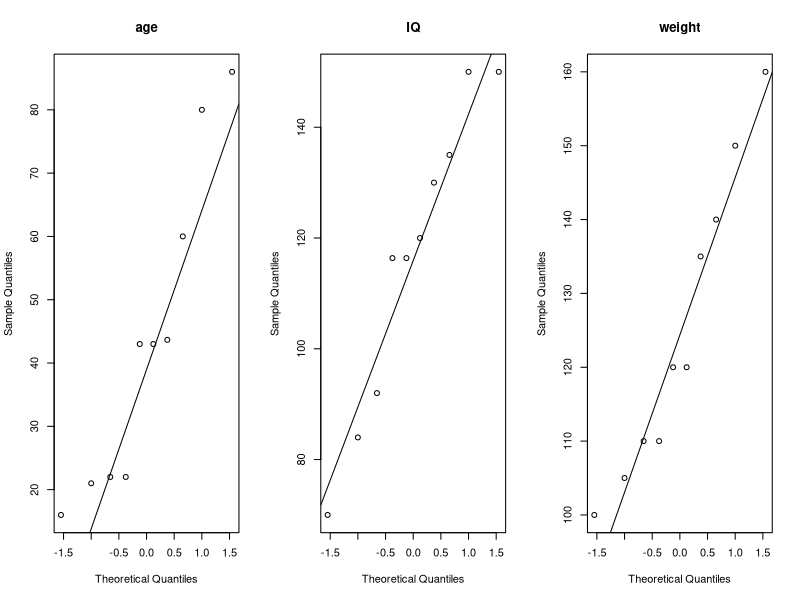
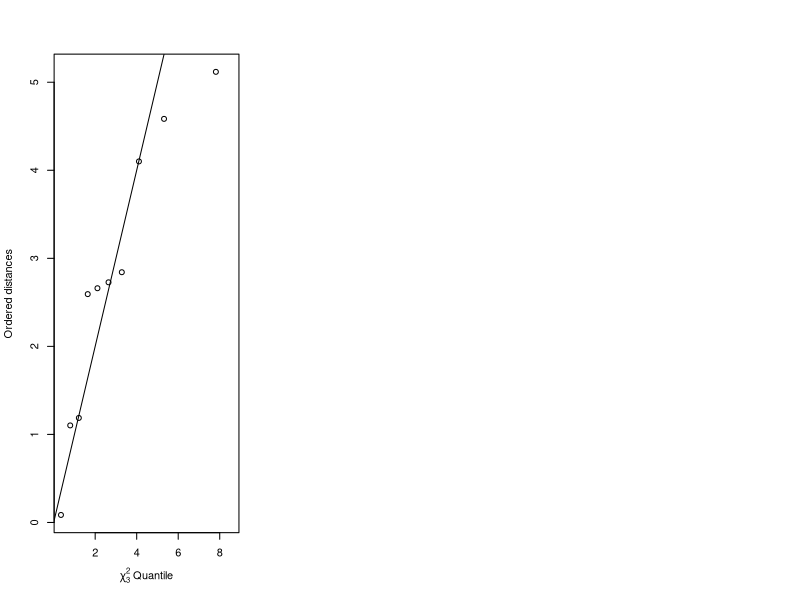

These figures' R source, in order:
## ---- chunk 1
knitr::opts_chunk$set(echo = TRUE)
## ---- chunk 2
hypo <-
  structure(list(individual = 1:10, sex = structure(c(2L, 2L, 2L,
    2L, 2L, 1L, 1L, 1L, 1L, 1L), .Label = c("Female", "Male"), class = "factor"),
    age = c(21L, 43L, 22L, 86L, 60L, 16L, NA, 43L, 22L, 80L),
    IQ = c(120L, NA, 135L, 150L, 92L, 130L, 150L, NA, 84L, 70L
    ), depression = structure(c(2L, 1L, 1L, 1L, 2L, 2L, 2L, 2L,
    1L, 1L), .Label = c("No", "Yes"), class = "factor"), health = structure(c(3L,
    3L, 1L, 4L, 2L, 2L, 3L, 1L, 1L, 2L), .Label = c("Average",
    "Good", "Very good", "Very poor"), class = "factor"), weight = c(150L,
    160L, 135L, 140L, 110L, 110L, 120L, 120L, 105L, 100L)), .Names = c("individual",
    "sex", "age", "IQ", "depression", "health", "weight"), 
    class = "data.frame", row.names = c(NA, -10L))
hypo[is.na(hypo)] = 0
cor(hypo[,c(3,4,7)])

## ---- chunk 3
cov(hypo[,c(3,4,7)])

## ---- chunk 4
hypo <-
  structure(list(individual = 1:10, sex = structure(c(2L, 2L, 2L,
    2L, 2L, 1L, 1L, 1L, 1L, 1L), .Label = c("Female", "Male"), class = "factor"),
    age = c(21L, 43L, 22L, 86L, 60L, 16L, NA, 43L, 22L, 80L),
    IQ = c(120L, NA, 135L, 150L, 92L, 130L, 150L, NA, 84L, 70L
    ), depression = structure(c(2L, 1L, 1L, 1L, 2L, 2L, 2L, 2L,
    1L, 1L), .Label = c("No", "Yes"), class = "factor"), health = structure(c(3L,
    3L, 1L, 4L, 2L, 2L, 3L, 1L, 1L, 2L), .Label = c("Average",
    "Good", "Very good", "Very poor"), class = "factor"), weight = c(150L,
    160L, 135L, 140L, 110L, 110L, 120L, 120L, 105L, 100L)), .Names = c("individual",
    "sex", "age", "IQ", "depression", "health", "weight"), 
    class = "data.frame", row.names = c(NA, -10L))
hypo
hypo[,'age'][is.na(hypo[,'age'])] = mean(hypo[,'age'],na.rm=TRUE)
hypo[,'IQ'][is.na(hypo[,'IQ'])] = mean(hypo[,'IQ'],na.rm=TRUE)
hypo[,'weight'][is.na(hypo[,'weight'])] = mean(hypo[,'weight'],na.rm=TRUE)
cor(hypo[,c(3,4,7)])
## ---- chunk 5
cov(hypo[,c(3,4,7)])
## ---- chunk 6
par(mfrow=c(1,3))
qqnorm(hypo[,'age'], main = "age"); qqline(hypo[,'age'])
qqnorm(hypo[,'IQ'], main = "IQ"); qqline(hypo[,'IQ'])
qqnorm(hypo[,'weight'], main = "weight"); qqline(hypo[,'weight'])

## ---- chunk 7
x<-hypo[,c(3,4,7)]
S <- cov(x)
cm <- colMeans(x)
d <- apply(x, MARGIN = 1, function(x) t(x - cm) %*% solve(S) %*% (x - cm))
plot(qc <- qchisq((1:nrow(hypo) - 1/2) / nrow(hypo), df = 3),
        sd <- sort(d),
        xlab = expression(paste(chi[3]^2, " Quantile")),
        ylab = "Ordered distances", xlim = range(qc) * c(1, 1.1))
abline(a = 0, b = 1)

## ---- chunk 8
V <- matrix(c(3.8778, 2.8110, 3.1480, 3.5062, 2.8110, 2.1210, 2.2669, 2.5690, 
         3.1480, 2.2669, 2.6550, 2.8341, 3.5062, 2.5690, 2.8341, 3.2352), 
       4, 4, byrow = TRUE)

cov2cor(V)
## ---- chunk 9
M <- matrix(c(3,6,4,0,7,4,2,7,4,6,4,0,3,1,5,6,2,6,1,1,1,6,2,1,4,
         5,1,2,0,2,1,1,2,6,1,1,1,5,4,4,7,0,1,3,3,3,3,0,5,1),10,5,byrow = TRUE)
dist(M)
## ---- chunk 10
Y<-matrix(rowSums(M))
fn <- function(x, y) abs(x - y)
proxy::dist(Y, method = fn)
